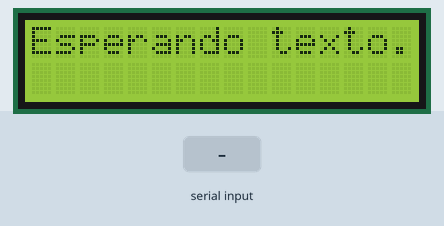
Simulated run of this sketch. Board: Arduino Mega 2560, built with avr-gcc and run on an emulated ATmega2560. On the bench: 16×2 character LCD. Inputs (shaded band) come from the test bench. What the sketch prints to the serial monitor is not drawn.

Above: at 1.2 s.
1.3 s: "1\n" received over the second serial link
At 1.8 s:
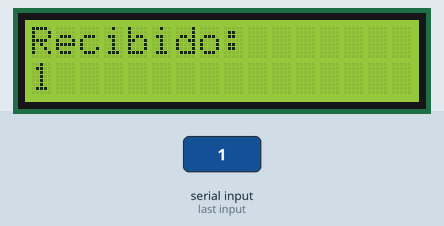
2.8 s: "0\n" received over the second serial link
At 4.0 s:
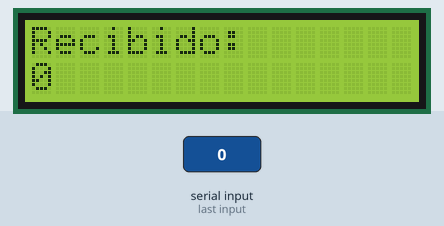
4.3 s: "2\n" received over the second serial link
At 5.3 s:
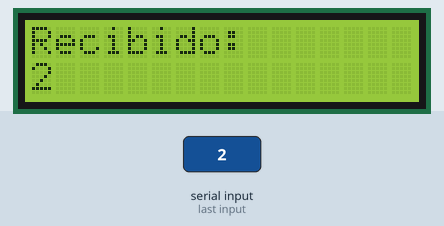
Timing chart, 0 to 7.3 s (numbered marks = the images above; inputs shaded):
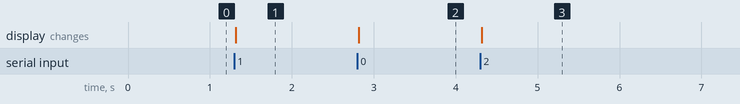

Measured:
- after the input at 1.3 s, the display: changes at once (image 1)
- after the input at 2.8 s, the display: changes at once (image 2)
- after the input at 4.3 s, the display: changes at once (image 3)

The sketch:

Proyecto.ino
```cpp
#include <LiquidCrystal_I2C.h>

LiquidCrystal_I2C lcd(0x27, 16, 2); // Reemplaza con la dirección I2C de tu LCD

const int bufferSize = 32; // Define el tamaño máximo de la cadena a recibir
char receivedBuffer[bufferSize]; // Array para almacenar los caracteres recibidos
byte bufferIndex = 0;        // Índice para rastrear la posición en el buffer

void setup() {
  Serial.begin(9600);
  Serial1.begin(9600);
  lcd.init();
  lcd.backlight();
  lcd.print("Esperando texto...");
}

void loop() {
  if (Serial1.available() > 0) {
    char receivedChar = Serial1.read();

    if (receivedChar != '\n' && bufferIndex < bufferSize - 1) {
      // Si el carácter no es un salto de línea y hay espacio en el buffer, lo agregamos
      receivedBuffer[bufferIndex++] = receivedChar;
    } else if (receivedChar == '\n') {
      // Si recibimos un salto de línea, significa el final del mensaje
      receivedBuffer[bufferIndex] = '\0'; // Terminamos la cadena con un carácter nulo
      Serial.print("Cadena recibida: ");
      Serial.println(receivedBuffer);

      lcd.clear();
      lcd.print("Recibido:");
      lcd.setCursor(0, 1);
      lcd.print(receivedBuffer);

      bufferIndex = 0; // Reiniciamos el índice del buffer para el próximo mensaje
    }
    // Si el buffer está lleno y no se ha recibido un salto de línea, podríamos ignorar el resto
    // o implementar una lógica para manejar cadenas más largas (scrolling, etc.)
  }
}
```
